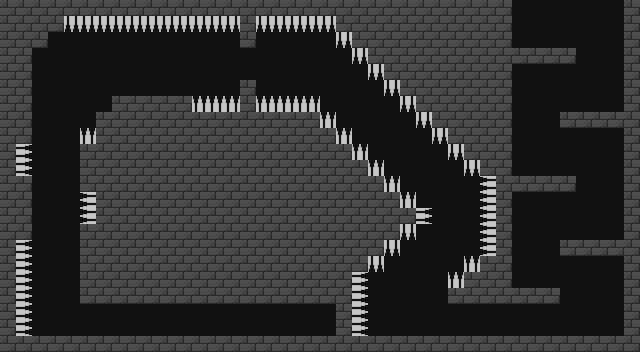

This is a level from a 2D game, rendered from its Tiled map with the project's own tilesets. A one-line summary and the map file follow, with tile-layer data summarised:
An orthogonal 40x22 tile map with 16x16 px tiles, 2 tile layers (Background, Foreground) and 71 objects.

<map version="1.2" tiledversion="1.2.1" orientation="orthogonal" renderorder="right-down" width="40" height="22" tilewidth="16" tileheight="16" infinite="0" nextlayerid="5" nextobjectid="119">
 <tileset firstgid="1" source="AllSprites.tsx" />
 <layer id="1" name="Background" width="40" height="22">
  <data>[880 cells, 880 non-empty, 1 distinct tile ids]</data>
 </layer>
 <layer id="2" name="Foreground" width="40" height="22">
  <data>[880 cells, 514 non-empty, 5 distinct tile ids]</data>
 </layer>
 <objectgroup id="3" name="Walls">
  <object id="1" x="96" y="112" width="224" height="192" />
  <object id="2" x="80" y="144" width="16" height="48" />
  <object id="3" x="80" y="224" width="16" height="80" />
  <object id="4" x="112" y="96" width="80" height="16" />
  <object id="7" x="320" y="128" width="16" height="176" />
  <object id="8" x="336" y="144" width="16" height="192" />
  <object id="10" x="352" y="160" width="16" height="112" />
  <object id="12" x="368" y="176" width="16" height="80" />
  <object id="13" x="384" y="192" width="16" height="48" />
  <object id="14" x="400" y="208" width="16" height="16" />
  <object id="17" x="0" y="336" width="640" height="16" />
  <object id="21" x="0" y="0" width="16" height="336" />
  <object id="22" x="16" y="0" width="16" height="80" />
  <object id="23" x="32" y="0" width="16" height="48" />
  <object id="25" x="48" y="0" width="16" height="32" />
  <object id="26" x="64" y="0" width="448" height="16" />
  <object id="27" x="336" y="16" width="176" height="16" />
  <object id="28" x="352" y="32" width="160" height="16" />
  <object id="31" x="80" y="288" width="256" height="16" />
  <object id="35" x="496" y="0" width="16" height="304" />
  <object id="36" x="448" y="288" width="112" height="16" />
  <object id="37" x="480" y="256" width="16" height="32" />
  <object id="38" x="464" y="272" width="16" height="16" />
  <object id="39" x="480" y="48" width="16" height="128" />
  <object id="40" x="464" y="48" width="16" height="112" />
  <object id="41" x="448" y="48" width="16" height="96" />
  <object id="43" x="432" y="48" width="16" height="80" />
  <object id="44" x="416" y="48" width="16" height="64" />
  <object id="45" x="400" y="48" width="16" height="48" />
  <object id="46" x="384" y="48" width="16" height="32" />
  <object id="47" x="368" y="48" width="16" height="16" />
  <object id="51" x="240" y="80" width="16" height="32" />
  <object id="55" x="240" y="16" width="16" height="32" />
  <object id="56" x="512" y="48" width="64" height="16" />
  <object id="58" x="624" y="0" width="16" height="352" />
  <object id="59" x="560" y="240" width="64" height="16" />
  <object id="60" x="512" y="176" width="64" height="16" />
  <object id="61" x="560" y="112" width="64" height="16" />
  <object id="115" x="16" y="80" width="16" height="64" />
  <object id="117" x="16" y="176" width="16" height="64" />
 </objectgroup>
 <objectgroup id="4" name="Spikies">
  <object id="62" x="400" y="192" width="16" height="16" />
  <object id="63" x="416" y="208" width="16" height="16" />
  <object id="68" x="480" y="176" width="16" height="80" />
  <object id="69" x="464" y="256" width="16" height="16" />
  <object id="70" x="464" y="160" width="16" height="16" />
  <object id="71" x="448" y="144" width="16" height="16" />
  <object id="73" x="432" y="128" width="16" height="16" />
  <object id="74" x="416" y="112" width="16" height="16" />
  <object id="75" x="400" y="96" width="16" height="16" />
  <object id="78" x="384" y="80" width="16" height="16" />
  <object id="79" x="368" y="64" width="16" height="16" />
  <object id="80" x="352" y="48" width="16" height="16" />
  <object id="81" x="336" y="32" width="16" height="16" />
  <object id="82" x="256" y="16" width="80" height="16" />
  <object id="85" x="256" y="96" width="64" height="16" />
  <object id="86" x="320" y="112" width="16" height="16" />
  <object id="87" x="336" y="128" width="16" height="16" />
  <object id="90" x="352" y="144" width="16" height="16" />
  <object id="93" x="368" y="160" width="16" height="16" />
  <object id="96" x="384" y="176" width="16" height="16" />
  <object id="97" x="400" y="224" width="16" height="16" />
  <object id="100" x="384" y="240" width="16" height="16" />
  <object id="101" x="368" y="256" width="16" height="16" />
  <object id="102" x="352" y="272" width="16" height="64" />
  <object id="104" x="448" y="272" width="16" height="16" />
  <object id="106" x="64" y="16" width="176" height="16" />
  <object id="107" x="192" y="96" width="48" height="16" />
  <object id="108" x="80" y="128" width="16" height="16" />
  <object id="110" x="80" y="192" width="16" height="32" />
  <object id="112" x="16" y="144" width="16" height="32" />
  <object id="113" x="16" y="240" width="16" height="96" />
 </objectgroup>
</map>
